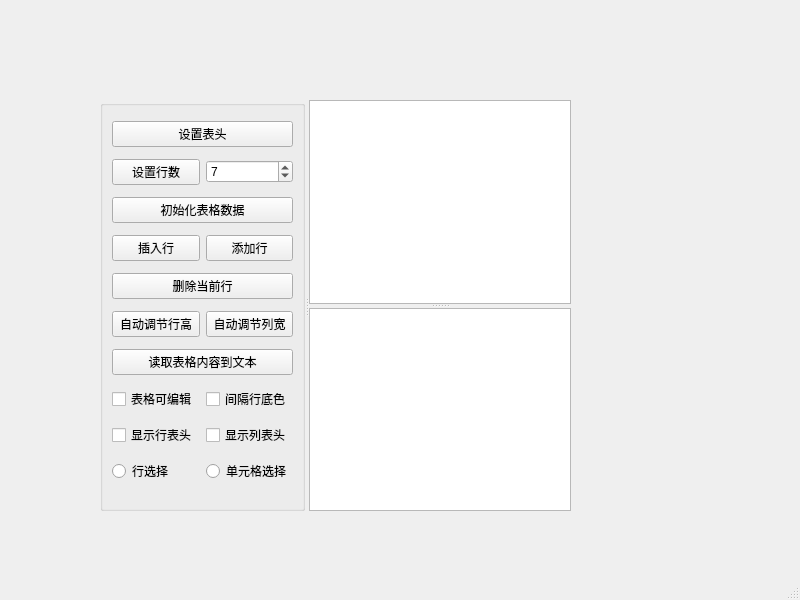
<?xml version="1.0" encoding="UTF-8"?>
<ui version="4.0">
 <class>MainWindow</class>
 <widget class="QMainWindow" name="MainWindow">
  <property name="geometry">
   <rect>
    <x>0</x>
    <y>0</y>
    <width>800</width>
    <height>600</height>
   </rect>
  </property>
  <property name="windowTitle">
   <string>MainWindow</string>
  </property>
  <widget class="QWidget" name="centralwidget">
   <widget class="QSplitter" name="splitterMain">
    <property name="geometry">
     <rect>
      <x>100</x>
      <y>100</y>
      <width>471</width>
      <height>411</height>
     </rect>
    </property>
    <property name="orientation">
     <enum>Qt::Horizontal</enum>
    </property>
    <widget class="QGroupBox" name="groupBox">
     <property name="title">
      <string/>
     </property>
     <layout class="QGridLayout" name="gridLayout">
      <item row="8" column="0">
       <widget class="QPushButton" name="pushButton_autorow">
        <property name="text">
         <string>自动调节行高</string>
        </property>
       </widget>
      </item>
      <item row="8" column="1">
       <widget class="QPushButton" name="pushButton_autocol">
        <property name="text">
         <string>自动调节列宽</string>
        </property>
       </widget>
      </item>
      <item row="5" column="1">
       <widget class="QPushButton" name="pushButton_add">
        <property name="text">
         <string>添加行</string>
        </property>
       </widget>
      </item>
      <item row="2" column="0">
       <widget class="QPushButton" name="pushButton_setrownum">
        <property name="text">
         <string>设置行数</string>
        </property>
       </widget>
      </item>
      <item row="6" column="0" colspan="2">
       <widget class="QPushButton" name="pushButton_remove_currentrow">
        <property name="text">
         <string>删除当前行</string>
        </property>
       </widget>
      </item>
      <item row="0" column="0" colspan="2">
       <widget class="QPushButton" name="pushButton_settitle">
        <property name="text">
         <string>设置表头</string>
        </property>
       </widget>
      </item>
      <item row="5" column="0">
       <widget class="QPushButton" name="pushButton_insert">
        <property name="text">
         <string>插入行</string>
        </property>
       </widget>
      </item>
      <item row="2" column="1">
       <widget class="QSpinBox" name="spinBox_rownum">
        <property name="value">
         <number>7</number>
        </property>
       </widget>
      </item>
      <item row="3" column="0" colspan="2">
       <widget class="QPushButton" name="pushButton_init">
        <property name="text">
         <string>初始化表格数据</string>
        </property>
       </widget>
      </item>
      <item row="9" column="0" colspan="2">
       <widget class="QPushButton" name="pushButton_read">
        <property name="text">
         <string>读取表格内容到文本</string>
        </property>
       </widget>
      </item>
      <item row="10" column="1">
       <widget class="QCheckBox" name="checkBox_background">
        <property name="text">
         <string>间隔行底色</string>
        </property>
       </widget>
      </item>
      <item row="10" column="0">
       <widget class="QCheckBox" name="checkBox_item_editable">
        <property name="text">
         <string>表格可编辑</string>
        </property>
       </widget>
      </item>
      <item row="11" column="0">
       <widget class="QCheckBox" name="checkBox_show_rowtitle">
        <property name="text">
         <string>显示行表头</string>
        </property>
       </widget>
      </item>
      <item row="11" column="1">
       <widget class="QCheckBox" name="checkBox_show_coltitle">
        <property name="text">
         <string>显示列表头</string>
        </property>
       </widget>
      </item>
      <item row="12" column="0">
       <widget class="QRadioButton" name="radioButton_select_row">
        <property name="text">
         <string>行选择</string>
        </property>
       </widget>
      </item>
      <item row="12" column="1">
       <widget class="QRadioButton" name="radioButton_select_item">
        <property name="text">
         <string>单元格选择</string>
        </property>
       </widget>
      </item>
     </layout>
    </widget>
    <widget class="QSplitter" name="splitter">
     <property name="orientation">
      <enum>Qt::Vertical</enum>
     </property>
     <widget class="QTableWidget" name="tableWidget"/>
     <widget class="QPlainTextEdit" name="plainTextEdit"/>
    </widget>
   </widget>
  </widget>
  <widget class="QMenuBar" name="menubar">
   <property name="geometry">
    <rect>
     <x>0</x>
     <y>0</y>
     <width>800</width>
     <height>21</height>
    </rect>
   </property>
  </widget>
  <widget class="QStatusBar" name="statusbar"/>
 </widget>
 <resources/>
 <connections/>
</ui>
